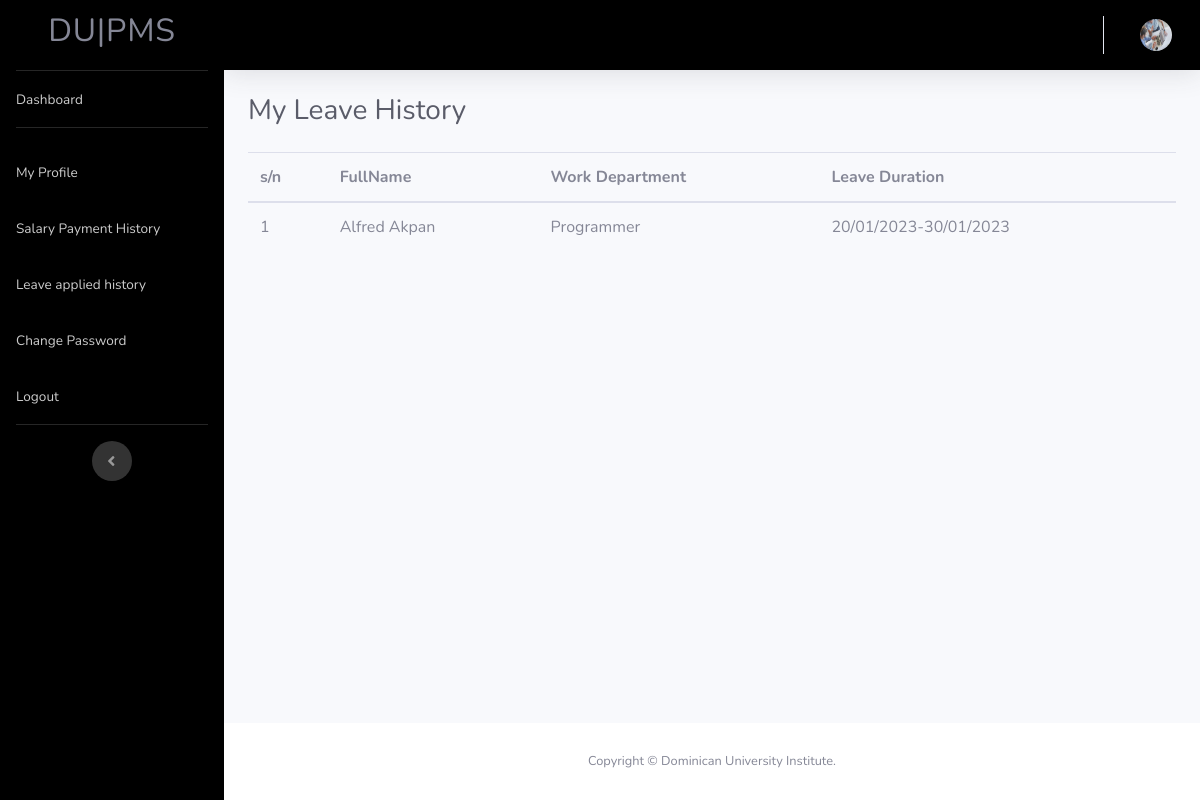
/erms/holiday.php (signed in), run on the app's committed database.
### tables this page shows
CREATE TABLE `empprofile` (
  `ID` int(250) NOT NULL,
  `profilpic` varchar(20) NOT NULL,
  `Firstname` varchar(250) NOT NULL,
  `Lastname` varchar(250) NOT NULL,
  `Empcode` int(250) NOT NULL,
  `EmpDept` varchar(250) NOT NULL,
  `EmpDesignation` varchar(250) NOT NULL,
  `EmpContactNo` varchar(250) NOT NULL,
  `email` varchar(250) NOT NULL,
  `gender` varchar(250) NOT NULL,
  `password` varchar(250) NOT NULL,
  `EmpJoingdate` varchar(250) NOT NULL
);

CREATE TABLE `holiday` (
  `ID` int(250) NOT NULL,
  `Fullname` varchar(250) NOT NULL,
  `wd` varchar(250) NOT NULL,
  `Hours` varchar(250) NOT NULL
);

### erms/holiday.php (the view, shortened to what this page needs)
<?php
include('includes/dbconnection.php');
 ?>
<!DOCTYPE html>
<html lang="en">
<head>
  <link href="vendor/fontawesome-free/css/all.min.css" rel="stylesheet" type="text/css">
  <link href="css/sb-admin-2.min.css" rel="stylesheet">
</head>
<body id="page-top">
  <div id="wrapper">
  <?php include_once('includes/sidebar.php')?>
    <div id="content-wrapper" class="d-flex flex-column">
      <div id="content">
         <?php include_once('includes/header.php')?>
        <div class="container-fluid">
          <h1 class="h3 mb-4 text-gray-800">My Leave History</h1>
                  <table class="table table-hover" id="sample-table-1">
<thead>
<tr>
<th class="center">s/n</th>
<th>FullName</th>
<th>Work Department</th>
<th>Leave Duration</th>
</tr>
</thead>
<tbody>
<?php
$empid=$_SESSION['uid'];
$query= "SELECT * FROM holiday WHERE ID='$empid'";
$sql=mysqli_query($con, $query);
$cnt=1;
if (mysqli_num_rows($sql)>0)
{
 foreach ($sql as $holiday) {
?>
<tr>
	<td><?php echo $cnt;?></td>
	<td><?= $holiday['Fullname']?></td>
	<td><?= $holiday['wd']?></td>
	<td><?= $holiday['Hours']?></td>
</tr>
<?php
$cnt=$cnt+1;
 }
   }
      ?>
</tbody>
</table>
        </div>
      </div>
   <?php include_once('includes/footer.php');?>
    </div>
  </div>
</body>
</html>

### erms/includes/header.php (shortened to what this page needs)
<?php
include('includes/dbconnection.php');
 ?>
 <nav class="navbar navbar-expand navbar-light  topbar mb-4 static-top shadow" style="background-color: black;">
          <ul class="navbar-nav ml-auto">
            <li class="nav-item dropdown no-arrow">
              <div class="nav-link dropdown-toggle" href="#" id="userDropdown" role="button" data-toggle="dropdown" aria-haspopup="true" aria-expanded="false">
<?php
$empid=$_SESSION['uid'];
$ret=mysqli_query($con, "SELECT * FROM empprofile WHERE ID='$empid'");
$row=mysqli_fetch_array($ret);
$img=$row['profilpic'];
?>
                <img  class="img-profile rounded-circle" src="img/emprofilepic/<?= $img ?>" alt="profilpic" width="100" height="50">
              </div>
            </li>
          </ul>
        </nav>

### data on the page
empprofile: profilpic (picture)
holiday: Fullname "Alfred Akpan", wd "Programmer", Hours "20/01/2023-30/01/2023"
